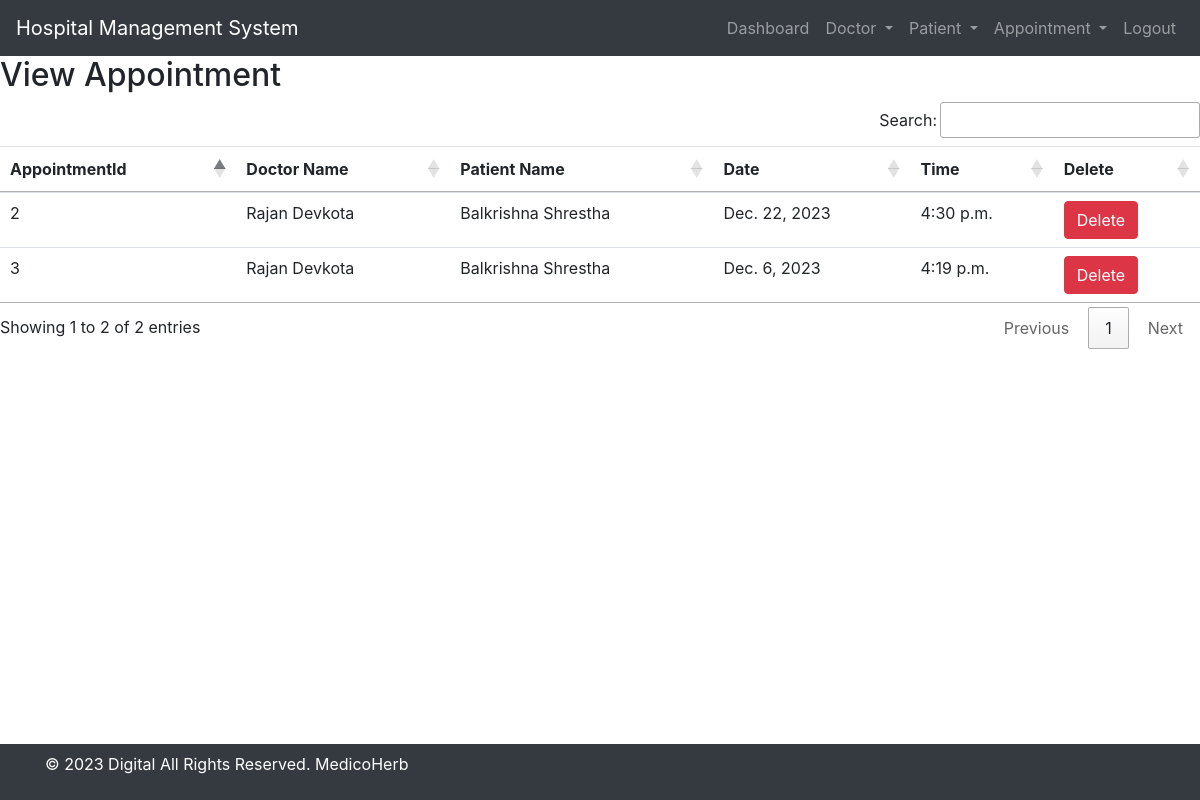
The page /view_appointment/ (signed in) on the database as committed earlier.
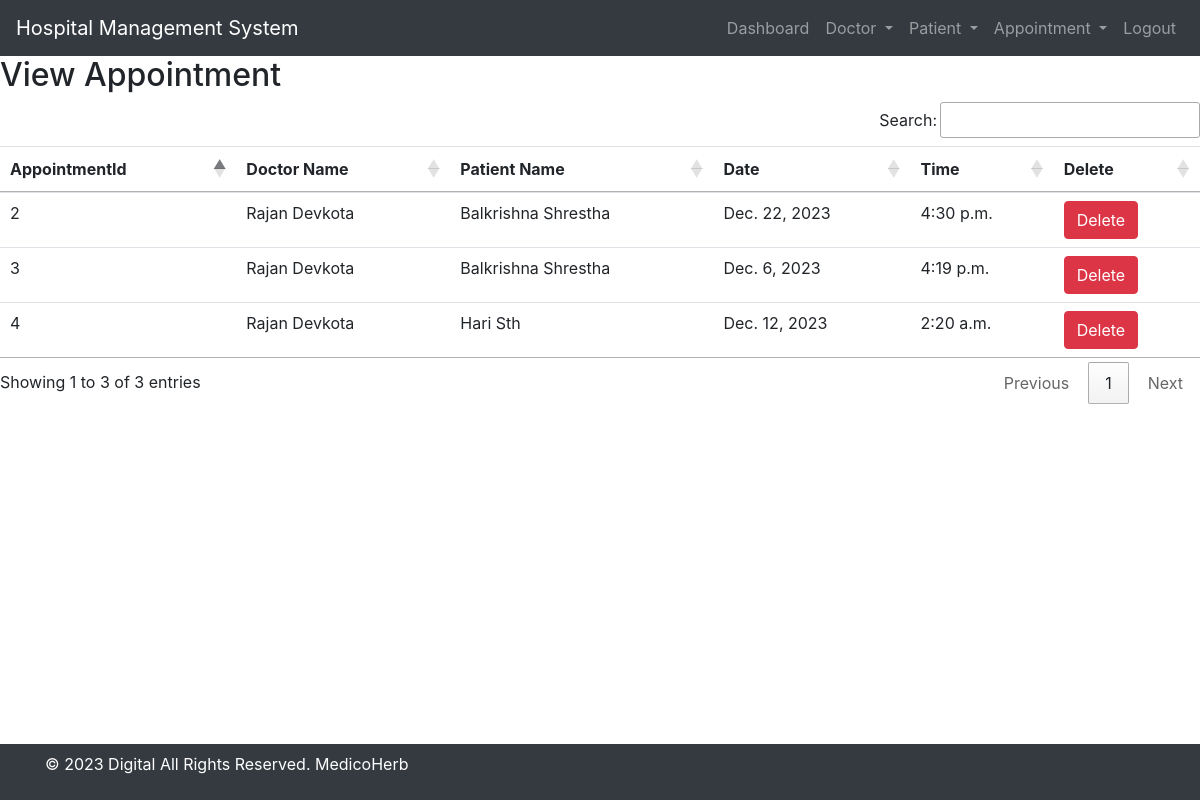
The same page on the database as committed later.
### hospital/models.py (models this page shows)
class Appointment(models.Model):
    doctor = models.ForeignKey(Doctor,on_delete=models.CASCADE)
    patient = models.ForeignKey(Patient,on_delete=models.CASCADE)
    date = models.DateField()
    time = models.TimeField()

class Doctor(models.Model):
    Name = models.CharField(max_length=50)
    mobile =models.IntegerField()
    special = models.CharField(max_length =50)
    image = models.ImageField(upload_to='doctor_images/', null=True, blank=True)
    def __str__(self):
        return self.Name

class Patient(models.Model):
    name = models.CharField(max_length=50)
    gender = models.CharField(max_length=50)
    mobile = models.IntegerField(null = True)
    address = models.TextField()
    def __str__(self):
        return self.name

### hospital/views.py (the view)
# urls.py: path('view_appointment/', View_Appointment, name="view_appointment"),
def View_Appointment(request):
    if not request.user.is_staff:
        return redirect('login')
    doc = Appointment.objects.all()
    d={'doc':doc}
    return render(request,'view_appointment.html',d)

### hospital/templates/view_appointment.html
{% include 'base.html' %}
{% include 'navigation.html' %}
{% load static %}
<div>
     <h2>View Appointment</h2>
    <table id="example" class="table table-hover">
        <thead>
            <tr>
                <th>AppointmentId</th>
                <th>Doctor Name</th>
                <th>Patient Name</th>
                <th>Date</th>
                <th>Time</th>
                <th>Delete</th>
            </tr>
        </thead>
        <tbody>
            {% for i in doc %}
            <tr>
                <td>{{ i.id }}</td>
                <td>{{ i.doctor}}</td>
                <td>{{ i.patient}}</td>
                <td>{{ i.date }}</td>
                <td>{{ i.time }}</td>
                <td>
                    <a href="{% url 'delete_appointment' i.id %}" onclick="return confirm('Are you sure you want to delete?')" class="btn btn-danger">Delete</a>
                </td>
            </tr>
            {% endfor %}
        </tbody>
    </table>
</div>
{% include 'footer.html' %}

Rows that differ between the two databases and show on the page:
added Appointment: id "4", doctor "Rajan Devkota", patient "Hari Sth", date "Dec. 12, 2023", time "2:20 a.m."
Other text that changed with them:
text written by a page script: "Search: Showing 1 to 2 of 2 entries Previous 1 Next" → "Search: Showing 1 to 3 of 3 entries Previous 1 Next"
